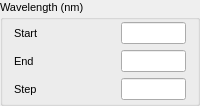
       <widget class="QGroupBox" name="groupBox_WL">
        <property name="sizePolicy">
         <sizepolicy hsizetype="MinimumExpanding" vsizetype="Preferred">
          <horstretch>0</horstretch>
          <verstretch>0</verstretch>
         </sizepolicy>
        </property>
        <property name="minimumSize">
         <size>
          <width>100</width>
          <height>0</height>
         </size>
        </property>
        <property name="font">
         <font>
          <family>Arial</family>
          <pointsize>8</pointsize>
         </font>
        </property>
        <property name="title">
         <string>Wavelength (nm)</string>
        </property>
        <layout class="QGridLayout" name="gridLayout_WL">
         <property name="topMargin">
          <number>3</number>
         </property>
         <property name="bottomMargin">
          <number>3</number>
         </property>
         <item row="2" column="2">
          <widget class="QLineEdit" name="lineEdit_StepWL">
           <property name="sizePolicy">
            <sizepolicy hsizetype="MinimumExpanding" vsizetype="Fixed">
             <horstretch>0</horstretch>
             <verstretch>0</verstretch>
            </sizepolicy>
           </property>
           <property name="minimumSize">
            <size>
             <width>40</width>
             <height>0</height>
            </size>
           </property>
           <property name="maximumSize">
            <size>
             <width>65</width>
             <height>16777215</height>
            </size>
           </property>
           <property name="alignment">
            <set>Qt::AlignRight|Qt::AlignTrailing|Qt::AlignVCenter</set>
           </property>
          </widget>
         </item>
         <item row="0" column="0">
          <widget class="QLabel" name="label_StartWL">
           <property name="sizePolicy">
            <sizepolicy hsizetype="MinimumExpanding" vsizetype="Preferred">
             <horstretch>0</horstretch>
             <verstretch>0</verstretch>
            </sizepolicy>
           </property>
           <property name="font">
            <font>
             <pointsize>8</pointsize>
            </font>
           </property>
           <property name="text">
            <string>Start</string>
           </property>
           <property name="scaledContents">
            <bool>true</bool>
           </property>
           <property name="buddy">
            <cstring>lineEdit_StartWL</cstring>
           </property>
          </widget>
         </item>
         <item row="1" column="0">
          <widget class="QLabel" name="label_EndWL">
           <property name="sizePolicy">
            <sizepolicy hsizetype="MinimumExpanding" vsizetype="Preferred">
             <horstretch>0</horstretch>
             <verstretch>0</verstretch>
            </sizepolicy>
           </property>
           <property name="font">
            <font>
             <pointsize>8</pointsize>
            </font>
           </property>
           <property name="text">
            <string>End</string>
           </property>
           <property name="buddy">
            <cstring>lineEdit_EndWL</cstring>
           </property>
          </widget>
         </item>
         <item row="0" column="2">
          <widget class="QLineEdit" name="lineEdit_StartWL">
           <property name="sizePolicy">
            <sizepolicy hsizetype="MinimumExpanding" vsizetype="Fixed">
             <horstretch>0</horstretch>
             <verstretch>0</verstretch>
            </sizepolicy>
           </property>
           <property name="minimumSize">
            <size>
             <width>40</width>
             <height>0</height>
            </size>
           </property>
           <property name="maximumSize">
            <size>
             <width>65</width>
             <height>16777215</height>
            </size>
           </property>
           <property name="alignment">
            <set>Qt::AlignRight|Qt::AlignTrailing|Qt::AlignVCenter</set>
           </property>
          </widget>
         </item>
         <item row="2" column="0">
          <widget class="QLabel" name="label_StepWL">
           <property name="sizePolicy">
            <sizepolicy hsizetype="MinimumExpanding" vsizetype="Preferred">
             <horstretch>0</horstretch>
             <verstretch>0</verstretch>
            </sizepolicy>
           </property>
           <property name="font">
            <font>
             <pointsize>8</pointsize>
            </font>
           </property>
           <property name="text">
            <string>Step</string>
           </property>
           <property name="buddy">
            <cstring>lineEdit_StepWL</cstring>
           </property>
          </widget>
         </item>
         <item row="0" column="1">
          <spacer name="horizontalSpacer_6">
           <property name="orientation">
            <enum>Qt::Horizontal</enum>
           </property>
           <property name="sizeType">
            <enum>QSizePolicy::MinimumExpanding</enum>
           </property>
           <property name="sizeHint" stdset="0">
            <size>
             <width>1</width>
             <height>20</height>
            </size>
           </property>
          </spacer>
         </item>
         <item row="1" column="1">
          <spacer name="horizontalSpacer_9">
           <property name="orientation">
            <enum>Qt::Horizontal</enum>
           </property>
           <property name="sizeType">
            <enum>QSizePolicy::MinimumExpanding</enum>
           </property>
           <property name="sizeHint" stdset="0">
            <size>
             <width>1</width>
             <height>20</height>
            </size>
           </property>
          </spacer>
         </item>
         <item row="2" column="1">
          <spacer name="horizontalSpacer_10">
           <property name="orientation">
            <enum>Qt::Horizontal</enum>
           </property>
           <property name="sizeType">
            <enum>QSizePolicy::MinimumExpanding</enum>
           </property>
           <property name="sizeHint" stdset="0">
            <size>
             <width>1</width>
             <height>20</height>
            </size>
           </property>
          </spacer>
         </item>
         <item row="1" column="2">
          <widget class="QLineEdit" name="lineEdit_EndWL">
           <property name="sizePolicy">
            <sizepolicy hsizetype="Minimum" vsizetype="Fixed">
             <horstretch>0</horstretch>
             <verstretch>0</verstretch>
            </sizepolicy>
           </property>
           <property name="minimumSize">
            <size>
             <width>40</width>
             <height>0</height>
            </size>
           </property>
           <property name="maximumSize">
            <size>
             <width>65</width>
             <height>16777215</height>
            </size>
           </property>
           <property name="alignment">
            <set>Qt::AlignRight|Qt::AlignTrailing|Qt::AlignVCenter</set>
           </property>
          </widget>
         </item>
        </layout>
       </widget>
